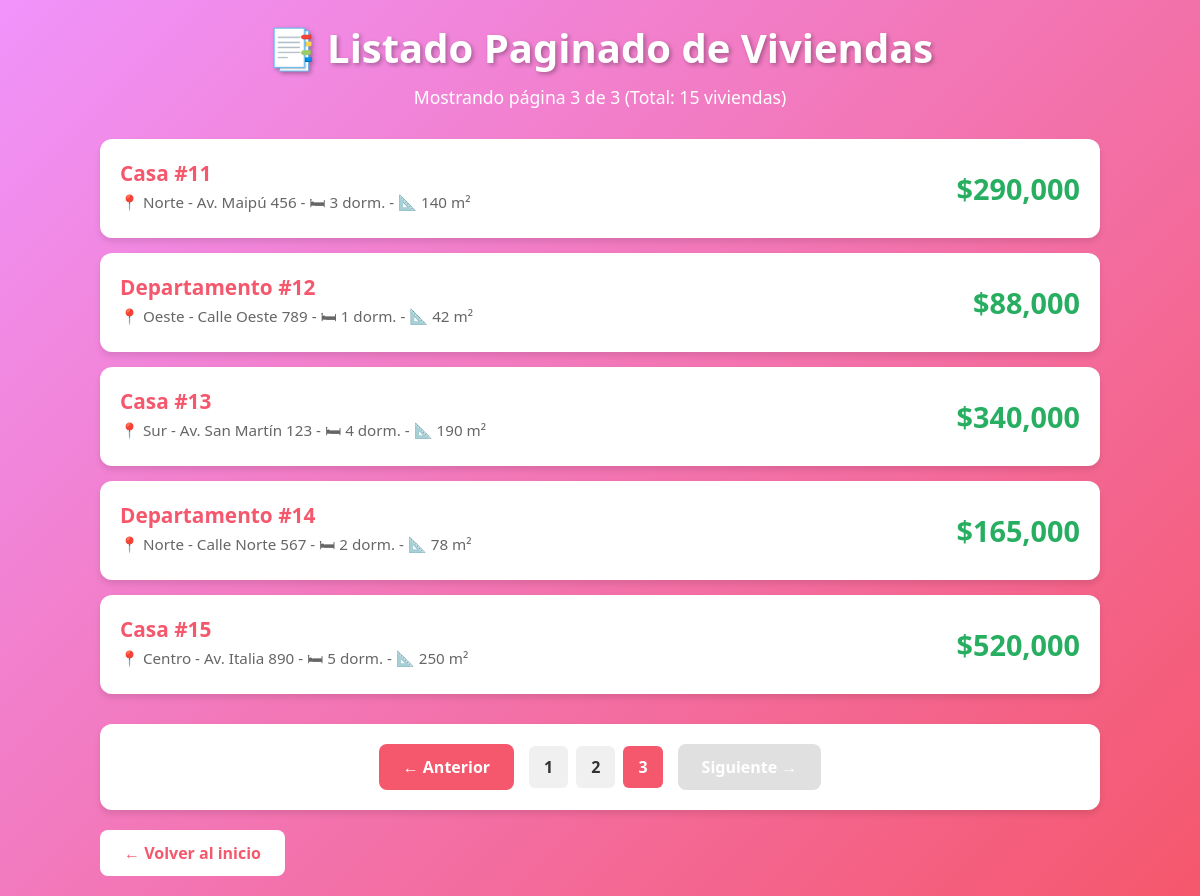
The app's page /ejercicio2.php?pagina=3 with its own data.
### tables this page shows
CREATE TABLE viviendas (
    id INT(3) AUTO_INCREMENT PRIMARY KEY,
    tipo VARCHAR(15),
    zona VARCHAR(15),
    direccion VARCHAR(30),
    dormitorios INT(1),
    precio FLOAT(10,2),
    tamano INT(5),
    extras SET('Piscina','Jardín','Garage')
);

### ejercicio2.php (the view, shortened to what this page needs)
<?php
$conexion = conectarDB();
$pagina = isset($_GET['pagina']) ? (int)$_GET['pagina'] : 1;
$registrosPorPagina = REGISTROS_POR_PAGINA;
$comienzo = ($pagina - 1) * $registrosPorPagina;
$totalQuery = mysqli_query($conexion, "SELECT COUNT(*) as total FROM viviendas");
$totalRow = mysqli_fetch_array($totalQuery);
$totalRegistros = $totalRow['total'];
$totalPaginas = ceil($totalRegistros / $registrosPorPagina);
$registros = mysqli_query($conexion,
    "SELECT * FROM viviendas LIMIT $comienzo, $registrosPorPagina")
    or die("Problemas en la consulta: " . mysqli_error($conexion));
?>
<!DOCTYPE html>
<html lang="es">
<head>
</head>
<body>
    <div class="container">
        <h1>📑 Listado Paginado de Viviendas</h1>
        <div class="info-paginacion">
            Mostrando página <?php echo $pagina; ?> de <?php echo $totalPaginas; ?>
            (Total: <?php echo $totalRegistros; ?> viviendas)
        </div>
        <?php while ($reg = mysqli_fetch_array($registros)): ?>
            <div class="vivienda-card">
                <div class="vivienda-info-izq">
                    <div class="vivienda-titulo">
                        <?php echo $reg['tipo']; ?> #<?php echo $reg['id']; ?>
                    </div>
                    <div class="vivienda-detalle">
                        📍 <?php echo $reg['zona']; ?> -
                        <?php echo $reg['direccion']; ?> -
                        🛏 <?php echo $reg['dormitorios']; ?> dorm. -
                        📐 <?php echo $reg['tamano']; ?> m²
                    </div>
                </div>
                <div class="vivienda-precio">
                    $<?php echo number_format($reg['precio'], 0); ?>
                </div>
            </div>
        <?php endwhile; ?>
        <div class="paginacion">
            <?php if ($pagina > 1): ?>
                <a href="?pagina=<?php echo ($pagina - 1); ?>" class="btn-pagina">
                    ← Anterior
                </a>
            <?php else: ?>
                <span class="btn-pagina disabled">← Anterior</span>
            <?php endif; ?>
            <div class="numeros-pagina">
                <?php for ($i = 1; $i <= $totalPaginas; $i++): ?>
                    <?php if ($i == $pagina): ?>
                        <span class="numero-pagina activo"><?php echo $i; ?></span>
                    <?php else: ?>
                        <a href="?pagina=<?php echo $i; ?>" class="numero-pagina">
                            <?php echo $i; ?>
                        </a>
                    <?php endif; ?>
                <?php endfor; ?>
            </div>
            <?php if ($pagina < $totalPaginas): ?>
                <a href="?pagina=<?php echo ($pagina + 1); ?>" class="btn-pagina">
                    Siguiente →
                </a>
            <?php else: ?>
                <span class="btn-pagina disabled">Siguiente →</span>
            <?php endif; ?>
        </div>
        <a href="index.php" class="back-link">← Volver al inicio</a>
    </div>
</body>
</html>

### ejercicio2.php (style rules this page uses)
* { margin: 0; padding: 0; box-sizing: border-box; }
body { font-family: 'Segoe UI', Tahoma, Geneva, Verdana, sans-serif; background: linear-gradient(135deg, #f093fb 0%, #f5576c 100%); padding: 20px; min-height: 100vh; }
.container { max-width: 1000px; margin: 0 auto; }
h1 { color: white; text-align: center; margin-bottom: 10px; font-size: 2.5em; text-shadow: 2px 2px 4px rgba(0,0,0,0.3); }
.info-paginacion { text-align: center; color: white; margin-bottom: 30px; font-size: 1.1em; }
.vivienda-card { background: white; border-radius: 12px; padding: 20px; margin-bottom: 15px; box-shadow: 0 4px 6px rgba(0,0,0,0.1); display: flex; justify-content: space-between; align-items: center; transition: all 0.3s ease; }
.vivienda-info-izq { flex: 1; }
.vivienda-titulo { font-size: 1.3em; font-weight: bold; color: #f5576c; margin-bottom: 5px; }
.vivienda-detalle { color: #666; font-size: 0.95em; }
.vivienda-precio { font-size: 1.8em; font-weight: bold; color: #27ae60; text-align: right; }
.paginacion { background: white; border-radius: 12px; padding: 20px; margin-top: 30px; display: flex; justify-content: center; align-items: center; gap: 15px; box-shadow: 0 4px 6px rgba(0,0,0,0.1); }
.btn-pagina { padding: 12px 24px; background: #f5576c; color: white; text-decoration: none; border-radius: 8px; font-weight: bold; transition: all 0.3s ease; border: none; cursor: pointer; }
.btn-pagina.disabled { background: #ccc; cursor: not-allowed; opacity: 0.6; }
.numeros-pagina { display: flex; gap: 8px; }
.numero-pagina { padding: 10px 15px; background: #f0f0f0; color: #333; text-decoration: none; border-radius: 6px; font-weight: bold; transition: all 0.3s ease; }
.numero-pagina.activo { background: #f5576c; color: white; }
.back-link { display: inline-block; margin-top: 20px; padding: 12px 24px; background: white; color: #f5576c; text-decoration: none; border-radius: 8px; font-weight: bold; transition: all 0.3s ease; }

### records on screen
viviendas: tipo "Casa", id "11", zona "Norte", direccion "Av. Maipú 456", dormitorios "3", tamano "140", precio "290,000"
viviendas: tipo "Departamento", id "12", zona "Oeste", direccion "Calle Oeste 789", dormitorios "1", tamano "42", precio "88,000"
viviendas: tipo "Casa", id "13", zona "Sur", direccion "Av. San Martín 123", dormitorios "4", tamano "190", precio "340,000"
viviendas: tipo "Departamento", id "14", zona "Norte", direccion "Calle Norte 567", dormitorios "2", tamano "78", precio "165,000"
viviendas: tipo "Casa", id "15", zona "Centro", direccion "Av. Italia 890", dormitorios "5", tamano "250", precio "520,000"

### other values on screen
$pagina "3"
$totalPaginas "3"
$totalRegistros "15"
